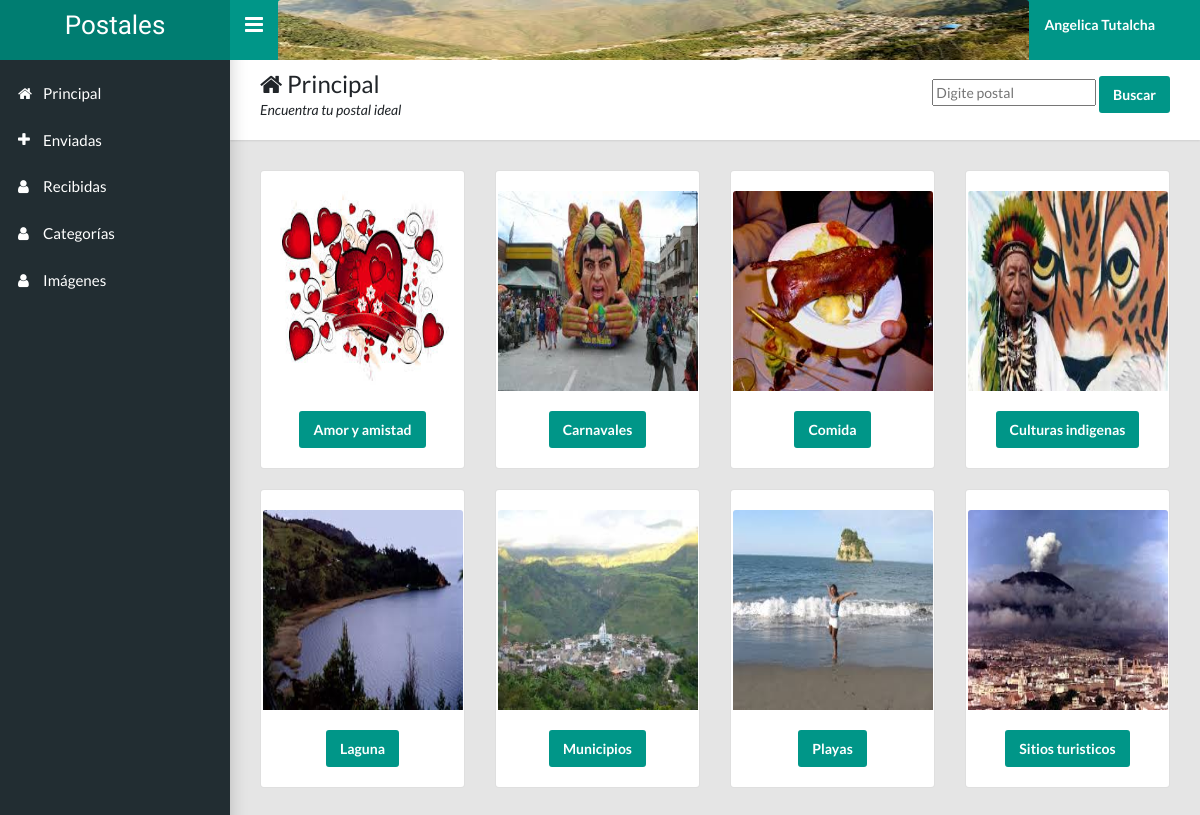
Page /principal.php (signed in) on the committed database.
### tables this page shows
CREATE TABLE `categoria` (
  `codigo` int(11) NOT NULL,
  `nombre` varchar(50) NOT NULL,
  `descripcion` varchar(2500) DEFAULT NULL
);

CREATE TABLE `imagen` (
  `codigo` int(11) NOT NULL,
  `nombre` varchar(50) NOT NULL,
  `ruta` varchar(100) NOT NULL,
  `codigoCategoria` int(11) NOT NULL
);

### clases/Bd.php (called while the page is built, shortened)
<?php
class Bd {
	public $host;
	public $usuario;
	public $contrasena;
	public $conexion;
	public function __construct($host='localhost',$nombredb='postales',$pusuario='root',$contrasena='',$puerto='3306') {
		$this->host=$host;
		$this->usuario=$pusuario;
		$this->contrasena=$contrasena;
	}
	public function conectar(){
			$this->conexion = mysqli_connect($this->host,$this->usuario,$this->contrasena);
	}
	public function base($base){
			$this->base = $base;
			mysqli_select_db($this->conexion,$this->base);
	}
	public function obtenerFila($lista){
			$this->lista = $lista;
			$this->fila = mysqli_fetch_array($this->lista);
			return $this->fila;
	}
	public function buscar($sql){
		$this->sql = $sql;
		$this->consulta = mysqli_query($this->conexion,$this->sql);
		return $this->consulta;
	}
}
?>

### principal.php (the view, shortened to what this page needs)
<?php
include ("header.php");
if(!isset($_SESSION['usuario'])){
  header('Location: login.php');
}else{
  require_once("clases/Bd.php");
  $bd = new Bd();
  $bd->conectar();
  $bd->base('postales');
  $sql = "select * from categoria";
  $lista = $bd->buscar($sql);
  ?>
      <main class="app-content">
        <div class="app-title">
          <div class = "align-items-end">
            <h1><i class="fa fa-home"></i> Principal</h1>
            <p>Encuentra tu postal ideal</p>
          </div>
          <div>
            <form action="vermas.php" method = "get">
              <input type="text" name = "postal" placeholder = "Digite postal">
              <input type="submit" class = "btn btn-primary" value = "Buscar">
            </form>
          </div>
        </div>
        <div class = "row">
          <?php
              while ($fila = $bd->obtenerFila($lista)){
                $categoria = $fila[0];
                $sql2 = "select ruta from imagen where codigoCategoria = {$categoria} order by RAND() limit 1";
                $lista_imagenes = $bd->buscar($sql2);
                $fila_imagenes = $bd->obtenerFila($lista_imagenes);
                ?>
                <div class = "col-md-3" style = "margin-bottom:20px;">
                  <a href="detalle_categoria.php?categoria=<?=$fila[0] ?>">
                    <div class="card" style = "padding-top:20px;">
                      <center><img class="card-img-top" style = "width:200px; height:200px;" src="<?= 'recursos/'.$fila_imagenes[0];?>" alt="Card image cap"></center>
                      <div class="card-body">
                        <center><a href="detalle_categoria.php?categoria=<?=$fila[0] ?>" class="btn btn-primary"><?=$fila[1]; ?></a></center>
                      </div>
                    </div>
                  </a>
                </div>
                <?php
              }
          ?>
          </div>
      </main>
<?php
 }
?>
<?php include ("footer.php")?>

### header.php (shortened to what this page needs)
<?php
if(!isset($_SESSION['usuario'])){
  header('Location: login.php');
}else{
  ?>
<!DOCTYPE html>
  <html lang="en">
    <head>
      <link rel="stylesheet" type="text/css" href="css/main.css">
      <link rel="stylesheet" type="text/css" href="css/estilos.css">
      <link rel="stylesheet" type="text/css" href="https://maxcdn.bootstrapcdn.com/font-awesome/4.7.0/css/font-awesome.min.css">
    </head>
    <body class="app sidebar-mini rtl">
      <header class="app-header"><a class="app-header__logo" href="principal.php">Postales</a>
        <a class="app-sidebar__toggle" href="#" data-toggle="sidebar" aria-label="Hide Sidebar"></a>
          <img src="images/banner.jpg" class="card-img-top" style = " height:60px;">
        <ul class="app-nav">
          <li class="dropdown"><a class="app-nav__item nav-principal" href="#" data-toggle="dropdown" aria-label="Open Profile Menu"><strong><?php echo $_SESSION['nombres']; ?></strong></a>
          </li>
        </ul>
      </header>
      <aside class="app-sidebar">
        <ul class="app-menu">
          <li><a class="app-menu__item" href="principal.php"><i class="app-menu__icon fa fa-home"></i><span class="app-menu__label">Principal</span></a></li>
          <li><a class="app-menu__item" href="enviadas.php"><i class="app-menu__icon fa fa-plus"></i><span class="app-menu__label">Enviadas</span></a></li>
          <li><a class="app-menu__item" href="recibidas.php"><i class="app-menu__icon fa fa-user"></i><span class="app-menu__label">Recibidas</span></a></li>
          <li><a class="app-menu__item" href="categorias.php"><i class="app-menu__icon fa fa-user"></i><span class="app-menu__label">Categorías</span></a></li>
          <li><a class="app-menu__item" href="imagenes.php"><i class="app-menu__icon fa fa-user"></i><span class="app-menu__label">Imágenes</span></a></li>
        </ul>
      </aside>
<?php
 }
?>

### footer.php
<?php
if(!isset($_SESSION['usuario'])){
  header('Location: login.php');
}else{
  ?>
    </body>
  </html>
  <?php
}
?>

### css/estilos.css (style rules this page uses)
.nav-principal { text-decoration: none!important; }

### rows in the picture
categoria: imagen.ruta (picture), nombre "Amor y amistad"
categoria: imagen.ruta (picture), nombre "Carnavales"
categoria: imagen.ruta (picture), nombre "Comida"
categoria: imagen.ruta (picture), nombre "Culturas indigenas"
categoria: imagen.ruta (picture), nombre "Laguna"
categoria: imagen.ruta (picture), nombre "Municipios"
categoria: imagen.ruta (picture), nombre "Playas"
categoria: imagen.ruta (picture), nombre "Sitios turisticos"

### other values in the picture
$_SESSION['nombres'] "Angelica Tutalcha"
